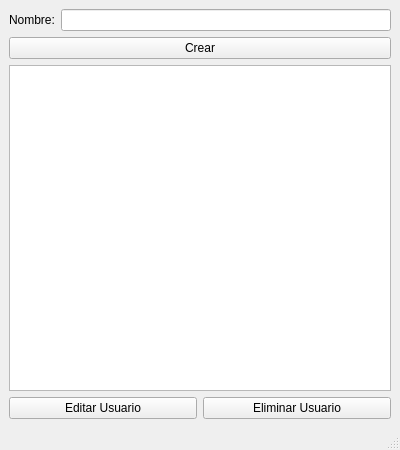
<?xml version="1.0" encoding="UTF-8"?>
<ui version="4.0">
 <class>GestionUsuarios</class>
 <widget class="QMainWindow" name="GestionUsuarios">
  <property name="geometry">
   <rect>
    <x>0</x>
    <y>0</y>
    <width>400</width>
    <height>450</height>
   </rect>
  </property>
  <property name="windowTitle">
   <string>Gestión de Usuarios</string>
  </property>
  <widget class="QWidget" name="centralwidget">
   <layout class="QVBoxLayout" name="verticalLayout">
    <item>
     <layout class="QFormLayout" name="formLayout">
      <item row="0" column="0">
       <widget class="QLabel" name="nombreLabel">
        <property name="text">
         <string>Nombre:</string>
        </property>
       </widget>
      </item>
      <item row="0" column="1">
       <widget class="QLineEdit" name="nombreLineEdit"/>
      </item>
     </layout>
    </item>
    <item>
     <layout class="QHBoxLayout" name="buttonsLayout">
      <item>
       <widget class="QPushButton" name="crearPushButton">
        <property name="text">
         <string>Crear</string>
        </property>
       </widget>
      </item>
     </layout>
    </item>
    <item>
     <widget class="QTableView" name="usuariosTableView"/>
    </item>
    <item>
     <layout class="QHBoxLayout" name="editarEliminarLayout">
      <item>
       <widget class="QPushButton" name="editarPushButton">
        <property name="text">
         <string>Editar Usuario</string>
        </property>
       </widget>
      </item>
      <item>
       <widget class="QPushButton" name="eliminarPushButton">
        <property name="text">
         <string>Eliminar Usuario</string>
        </property>
       </widget>
      </item>
     </layout>
    </item>
   </layout>
  </widget>
  <widget class="QMenuBar" name="menubar">
   <property name="geometry">
    <rect>
     <x>0</x>
     <y>0</y>
     <width>400</width>
     <height>21</height>
    </rect>
   </property>
  </widget>
  <widget class="QStatusBar" name="statusbar"/>
 </widget>
 <resources/>
 <connections/>
</ui>
